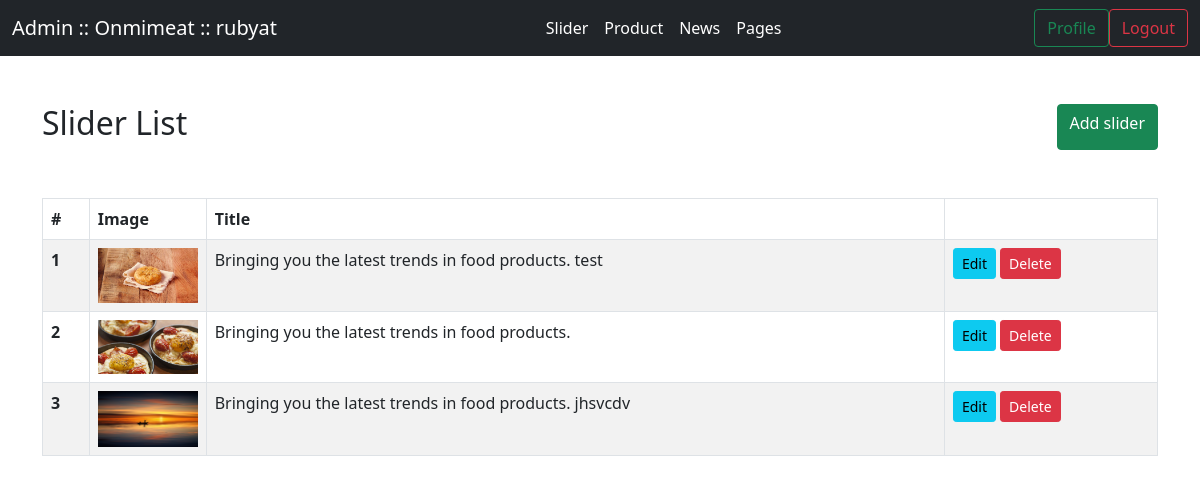
The page /admin/index.php (signed in) on the database its author committed.
### tables this page shows
CREATE TABLE `slider` (
  `slider_id` int(11) NOT NULL,
  `title` varchar(255) NOT NULL,
  `image` varchar(255) NOT NULL
);

### admin/index.php (the view, shortened to what this page needs)
<?php include'inc/header.php';?>
            <div class="d-flex justify-content-between py-5">
                <h2>Slider List</h2>
                <a href="add_slider.php" class="btn btn-success">Add slider</a>
            </div>
            <?php
                    include"inc/con.php";
                    $sql = "SELECT * FROM slider";
                    $result = $conn->query($sql);
                ?>
            <table class="table table-striped table-hover table-bordered">
                <thead>
                    <tr>
                        <th scope="col">#</th>
                        <th scope="col" style="width:100px">Image</th>
                        <th scope="col">Title</th>
                        <th scope="col"></th>
                    </tr>
                </thead>
                <tbody>
                    <?php $i = 1;?>
                    <?php if ($result->num_rows > 0) { ?>
                        <?php while($row = $result->fetch_assoc()) {?>
                            <tr>
                                <th><?php echo $i;?></th>
                                <th>
                                    <img style="width:100px" src="../uploads/<?php echo $row["image"];?>" alt="">
                                </th>
                                <td><?php echo $row["title"];?></td>
                                <td>
                                    <a class="btn btn-info btn-sm" href="update_slider.php?slider_id=<?php echo $row["slider_id"];?>">Edit</a>
                                    <a class="btn btn-danger btn-sm" href="delete_slider.php?slider_id=<?php echo $row["slider_id"];?>">Delete</a>
                                </td>
                            </tr>
                        <?php $i++; }?>
                    <?php }?>
                </tbody>
        </table>
<?php include'inc/footer.php';?>

### rows shown on the page
slider: image (picture), title "Bringing you the latest trends in food products. test"
slider: image (picture), title "Bringing you the latest trends in food products."
slider: image (picture), title "Bringing you the latest trends in food products. jhsvcdv"

### other values the page prints
$_SESSION['user_name'] "rubyat"
